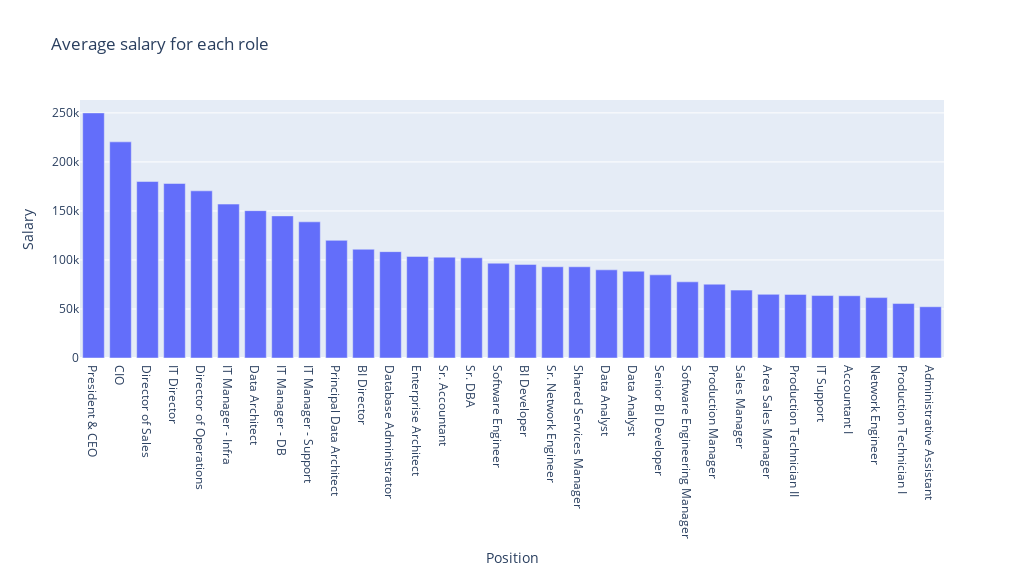

Notebook code for this chart:
### Markdown cell above
Who are the outliers?

My first guess is position. How much do people earn according to their position?

### Code cell
#I'd like to know the average salary per each job position (courtesy of CGPT):
grouped_df=df_days.groupby('Position')['Salary'].mean().reset_index()
grouped_df = grouped_df.sort_values('Salary', ascending=False)
fig = px.bar(grouped_df, x='Position', y="Salary", width=1024, height=576, title="Average salary for each role")
fig.show()

### Figure 1 — Plotly figure (JSON) as saved in the notebook; plotly's stock layout.template omitted (floating-point values rounded to 4 significant figures)
{"data": [{"alignmentgroup": "True", "hovertemplate": "Position=%{x}<br>Salary=%{y}<extra></extra>", "legendgroup": "", "marker": {"color": "#636efa", "pattern": {"shape": ""}}, "name": "", "offsetgroup": "", "orientation": "v", "showlegend": false, "textposition": "auto", "type": "bar", "x": ["President & CEO", "CIO", "Director of Sales", "IT Director", "Director of Operations", "IT Manager - Infra", "Data Architect", "IT Manager - DB", "IT Manager - Support", "Principal Data Architect", "BI Director", "Database Administrator", "Enterprise Architect", "Sr. Accountant", "Sr. DBA", "Software Engineer", "BI Developer", "Sr. Network Engineer", "Shared Services Manager", "Data Analyst", "Data Analyst ", "Senior BI Developer", "Software Engineering Manager", "Production Manager", "Sales Manager", "Area Sales Manager", "Production Technician II", "IT Support", "Accountant I", "Network Engineer", "Production Technician I", "Administrative Assistant"], "xaxis": "x", "y": [250000, 220450, 180000, 178000, 170500, 157000, 150290, 145000.0, 138888, 120000, 110929, 108500.0, 103613, 102859, 102234, 96720.0, 95465, 93070.0, 93046, 89930.0, 88527, 84800.0, 77692, 75290.0, 69240, 64930.0, 64890.0, 63680.0, 63510.0, 61605, 55520.0, 52280], "yaxis": "y"}], "layout": {"barmode": "relative", "height": 576, "legend": {"tracegroupgap": 0}, "title": {"text": "Average salary for each role"}, "width": 1024, "xaxis": {"anchor": "y", "domain": [0, 1], "title": {"text": "Position"}}, "yaxis": {"anchor": "x", "domain": [0, 1], "title": {"text": "Salary"}}}}
